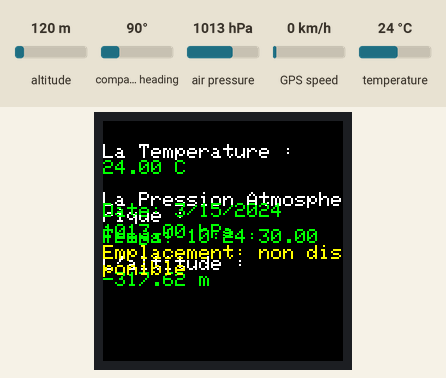
A sketch run on a simulated Arduino Uno, built with avr-gcc and run on an emulated ATmega328P. Parts: 240×240 colour display. Inputs (shaded band) come from the test bench; at power-on: altitude 120 m, compass heading 90°, air pressure 1013 hPa, GPS speed 0 km/h, temperature 24 °C. The GPS gets a fix after 3 s at 37.7749, -122.4194 with 8 satellites; what the sketch prints to the serial monitor is not drawn.

Above: at 1.3 s.
1.4 s: altitude set to 20 m
At 11.5 s:
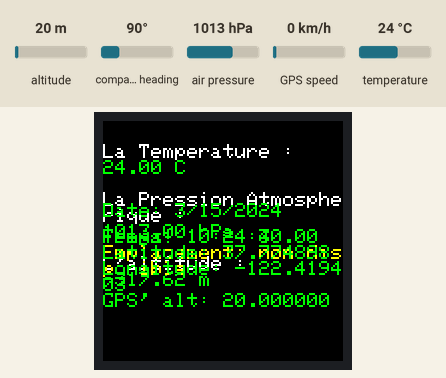
11.8 s: altitude set to 250 m
At 21.6 s:
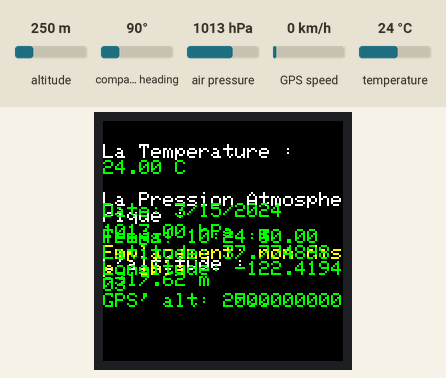
21.9 s: altitude set to 500 m
At 30.9 s:
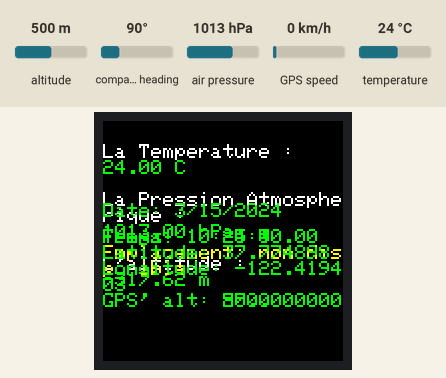
Timing chart, 0 to 32.4 s (numbered marks = the images above; inputs shaded):
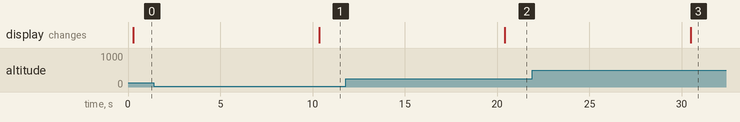

The sketch:

ST7789_BMP280_Neo6MGPS.ino
```cpp
#include <TinyGPS++.h>
#include <SoftwareSerial.h>
#include <Adafruit_GFX.h>
#include <Adafruit_ST7789.h>
#include <SPI.h>

#include <Adafruit_BMP280.h>

Adafruit_BMP280 bmp;

// ST7789 TFT module connections
#define TFT_CS    10
#define TFT_DC     9
#define TFT_RST    8
Adafruit_ST7789 tft = Adafruit_ST7789(TFT_CS, TFT_DC, TFT_RST);

// Choose two Arduino pins to use for software serial
int RXPin = 4;
int TXPin = 3;

int GPSBaud = 9600;

// Create a TinyGPS++ object
TinyGPSPlus gps;

// Create a software serial port called "gpsSerial"
SoftwareSerial gpsSerial(RXPin, TXPin);

void setup()
{
  Serial.begin(9600);
  Serial.println("BMP280, GPS Neo-6M and ST7789 Test");
  Serial.println("with Arduino UNO R3 by Glanz and Freya");

  // Start the software serial port at the GPS's default baud
  gpsSerial.begin(GPSBaud);
  tft.init(240, 240, SPI_MODE3);
  tft.setRotation(2);

  if (!bmp.begin()) {
    Serial.println(F("Could not find a valid BMP280 sensor, check wiring!"));
    while (1);
  }

  /* Default settings from datasheet. */
  bmp.setSampling(Adafruit_BMP280::MODE_NORMAL,     /* Operating Mode. */
                  Adafruit_BMP280::SAMPLING_X2,     /* Temp. oversampling */
                  Adafruit_BMP280::SAMPLING_X16,    /* Pressure oversampling */
                  Adafruit_BMP280::FILTER_X16,      /* Filtering. */
                  Adafruit_BMP280::STANDBY_MS_500); /* Standby time. */

}

void loop()
{
  Serial.print(F("Temperature = "));
  Serial.print(bmp.readTemperature());
  Serial.println(" °C");

  Serial.print(F("Pressure = "));
  Serial.print(bmp.readPressure()/100);

  Serial.print(F("Approx altitude = "));
  Serial.print(bmp.readAltitude(975.7));
  //The "975.7" is the pressure(hPa) at sea level in day
  //in your region
  Serial.println(" m");

  tft.fillScreen(ST77XX_BLACK);
  tft.setCursor(0, 23);
  tft.setTextColor(ST77XX_WHITE);
  tft.setTextSize(2);
  tft.println("La Temperature : ");
  tft.setTextColor(ST77XX_GREEN);
  tft.print(bmp.readTemperature());
  tft.println(" C");
  tft.println(" ");

  tft.setTextColor(ST77XX_WHITE);
  tft.println("La Pression Atmospherique : ");
  tft.setTextColor(ST77XX_GREEN);
  tft.print(bmp.readPressure()/100);
  tft.println(" hPa");
  tft.println(" ");

  tft.setTextColor(ST77XX_WHITE);
  tft.println("L'altitude : ");
  tft.setTextColor(ST77XX_GREEN);
  tft.print(bmp.readAltitude(975.7));
  tft.println(" m");
  tft.println(" ");


  // This sketch displays information every time a new sentence is correctly encoded.
  while (gpsSerial.available() > 0)
    if (gps.encode(gpsSerial.read()))
      displayInfo();

  // If 5000 milliseconds pass and there are no characters coming in
  // over the software serial port, show a "No GPS detected" error
  if (millis() > 5000 && gps.charsProcessed() < 10)
  {
    Serial.println("Aucun GPS détecté");
    tft.setCursor(0, 223);
    tft.setTextColor(ST77XX_YELLOW);
    tft.println("Aucun GPS detecte");
    while(true);
  }
}

void displayInfo()
{
  if (gps.location.isValid())
  {
    Serial.print("La latitude: ");
    Serial.println(gps.location.lat(), 6);
    Serial.print("La Longitude: ");
    Serial.println(gps.location.lng(), 6);
    Serial.print("L'altitude: ");
    Serial.println(gps.altitude.meters());


    tft.setCursor(0, 108);
    tft.setTextColor(ST77XX_GREEN);
    tft.println("Freya!");
    tft.print("Latitude: ");
    tft.println(gps.location.lat(), 6);
    tft.print("Longitude: ");
    tft.println(gps.location.lng(), 6);
    tft.print("GPS' alt: ");
    tft.println(gps.altitude.meters(), 6);
  }
  else
  {
    Serial.println("Location: Not Available");

    tft.setTextColor(ST77XX_GREEN);
    tft.setCursor(0, 108);
    tft.println("Freya!");
    tft.setTextColor(ST77XX_YELLOW);
    tft.println("Emplacement: non disponible ");
  }

  Serial.print("Date: ");

  tft.setTextColor(ST77XX_GREEN);
  tft.setCursor(0, 82);
  tft.print("Date: ");

  if (gps.date.isValid())
  {
    Serial.print(gps.date.month());
    Serial.print("/");
    Serial.print(gps.date.day());
    Serial.print("/");
    Serial.println(gps.date.year());

    tft.print(gps.date.month());
    tft.print("/");
    tft.print(gps.date.day());
    tft.print("/");
    tft.println(gps.date.year());

  }
  else
  {
    Serial.println("Not Available");
  }

  Serial.print("Temps: ");

  tft.setTextColor(ST77XX_GREEN);
  tft.setCursor(0, 108);
  tft.print("Temps: ");

  if (gps.time.isValid())
  {
    if (gps.time.hour() < 10) Serial.print(F("0"));
    Serial.print(gps.time.hour());
    Serial.print(":");
    if (gps.time.minute() < 10) Serial.print(F("0"));
    Serial.print(gps.time.minute());
    Serial.print(":");
    if (gps.time.second() < 10) Serial.print(F("0"));
    Serial.print(gps.time.second());
    Serial.print(".");
    if (gps.time.centisecond() < 10) Serial.print(F("0"));
    Serial.println(gps.time.centisecond());

    tft.print(gps.time.hour());
    tft.print(":");
    if (gps.time.minute() < 10) tft.print(F("0"));
    tft.print(gps.time.minute());
    tft.print(":");
    if (gps.time.second() < 10) tft.print(F("0"));
    tft.print(gps.time.second());
    tft.print(".");
    if (gps.time.centisecond() < 10) tft.print(F("0"));
    tft.println(gps.time.centisecond());
  }
  else
  {
    Serial.println("Not Available");
  }

  Serial.println();
  Serial.println();
  delay(10000);
}
```

Measured:
- after the input at 1.4 s, the display: changes after 8.9 s (image 1)
- after the input at 11.8 s, the display: changes after 8.6 s (image 2)
